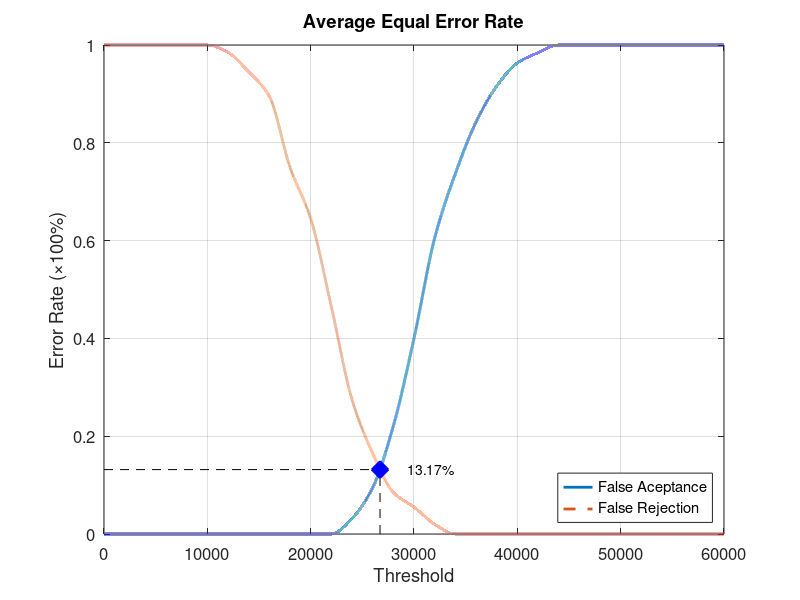
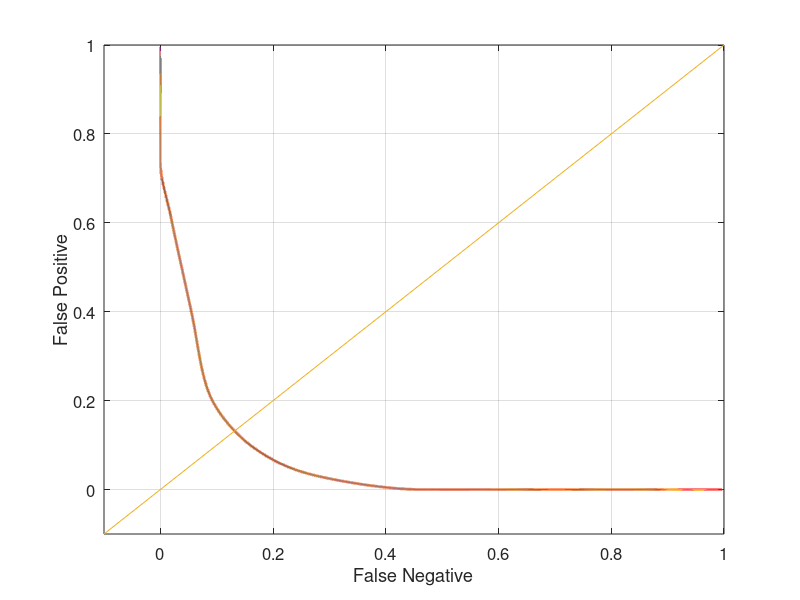

The MATLAB script that drew these images, in order:
function yEER = Database1_1
close all;
clear;
clc;
x = 0:2000:60000;
xq = 0:0.5:60000;

y0 = [0 0 0 0 0 0 0 0 0 0 0 0 0.0315789 0.0947368 0.221053 0.4 0.605263 0.736842 0.842105 0.915789 0.963158 0.984211 1 1 1 1 1 1 1 1 1];
yy0 = interp1(x, y0, xq, 'pchip');
y1 = [1 1 1 1 1 1 0.985 0.945 0.895 0.75 0.645 0.465 0.275 0.165 0.085 0.055 0.02 0 0 0 0 0 0 0 0 0 0 0 0 0 0];
yy1 = interp1(x, y1, xq, 'pchip');

% Calculating EER: 
y2 = abs(y0 - y1);
find(y2 == min(y2))
yy2 = abs(yy0 - yy1);
xEER = find(yy2 == min(yy2));
xEERIndex = xq(xEER) % X-axis EER
yEER = yy0(xEER) % Y-axis EER

main = figure
plot(xq, yy0,'-','LineWidth', 2);	hold on
plot(xq, yy1,'--','LineWidth', 2);	hold on
plot([xEERIndex xEERIndex], [0 yEER], 'k--');	hold on
plot([0 xEERIndex], [yEER yEER], 'k--');	hold on
plot(xEERIndex, yEER, 'bx', 'LineWidth', 10);	hold on
text(xEERIndex + 10 * xEERIndex / 100, yEER, [num2str(round((10000 * yEER)) / 100) '%'])
legend('False Aceptance', 'False Rejection', 'Location', 'SouthEast')
xlabel('Threshold')
ylabel('Error Rate (\times100%)')
title('Average Equal Error Rate')
set(gca, 'FontSize', 12)
axis([0 60000 0 1])
grid on

print(main, 'Database1_1Main', '-dpng');
FNRxFPR = figure('Color', [1 1 1]);
plot(yy1, yy0, '-', yy1, yy0, 'LineWidth', 2);
hold on
y = -0.1:0.1:1
plot(y, y); 
set(gca, 'FontSize', 12)
xlabel('False Negative')
ylabel('False Positive')
axis([-0.1 1 -0.1 1])
set(gca, 'FontSize', 12)
grid on

print(FNRxFPR, 'Database1_1FNRxFPR','-dpng');
end
